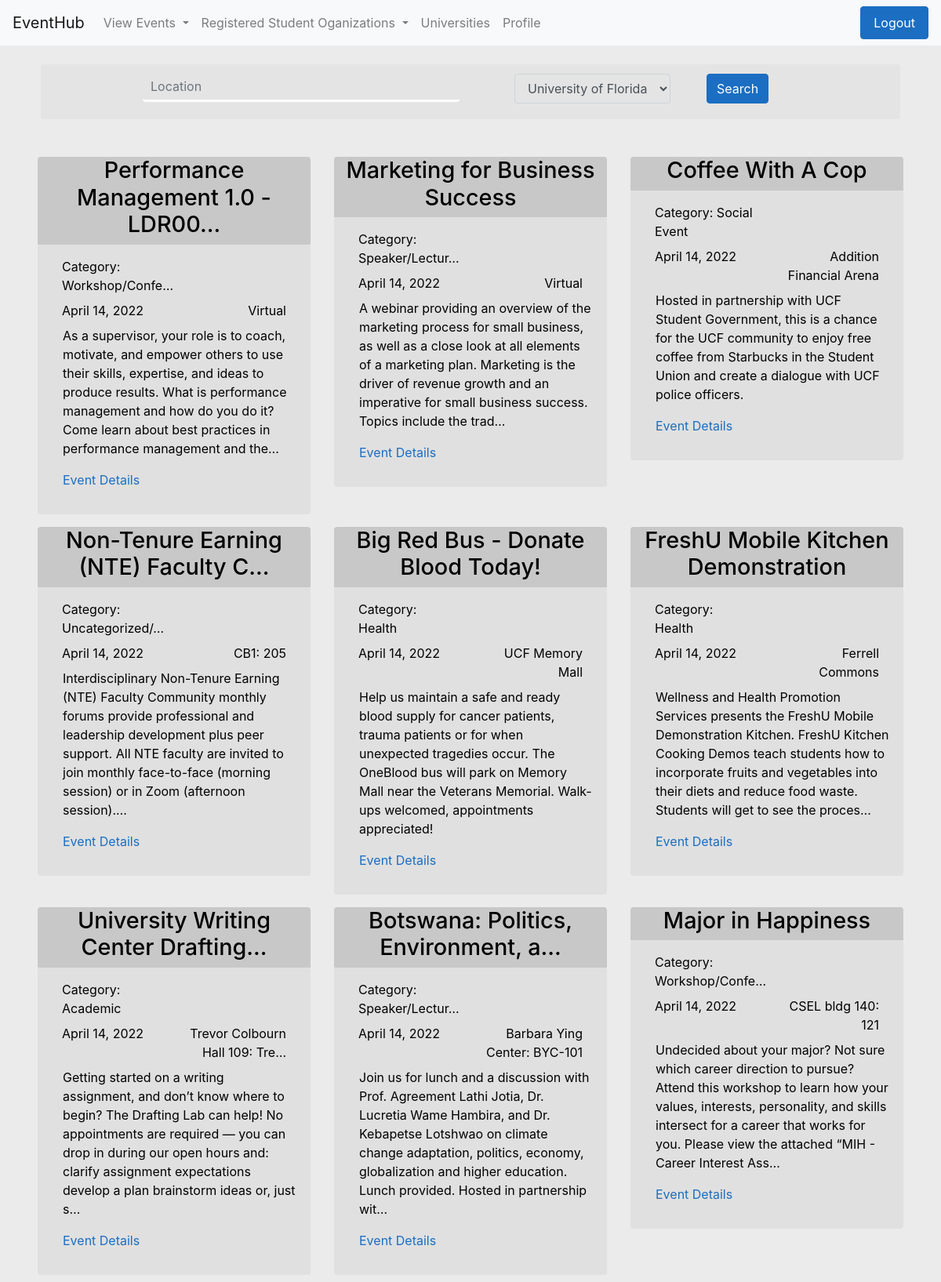
Screenshot of /Events/ (signed in, upper part) with the database file from the repository.
### Users/models.py (models this page shows, shortened)
class User(AbstractUser):
  password = models.CharField(max_length=500, null=False)
  is_admin = models.BooleanField(default=False)
  is_super_admin = models.BooleanField(default=False)
  university = models.ForeignKey(University, on_delete=models.CASCADE, null=True, blank=True)
  rsos = ManyToManyField(RsoNumber)

### Universities/models.py (models this page shows)
class University(models.Model):
  name = models.CharField(max_length = 100, null=False)
  super_admin = models.IntegerField(null=True)
  description = models.TextField()
  location = models.ForeignKey(Locations, on_delete=models.CASCADE)
  pictures = ManyToManyField(Photos)
  number_of_students = models.IntegerField()
  def __str__(self):
    return self.name

### Events/models.py (models this page shows, shortened)
class Event(models.Model):
  id = models.AutoField(primary_key=True)
  name = models.CharField(max_length = 150, null=False)
  category = models.CharField(max_length = 150, null=True)
  description = models.TextField()
  date = models.DateField(default=date.today, null=False)
  start_time = models.TimeField(null=False)
  end_time = models.TimeField(null=False)
  location = models.ForeignKey(Locations, on_delete=models.CASCADE, null=True)
  phone = PhoneField(blank=True, help_text='Contact phone number', null=False)
  email = models.CharField(max_length = 254, null=False)
  is_public = models.BooleanField(default=False)
  is_private = models.BooleanField(default=False)
  is_RSO = models.BooleanField(default=False)
  is_approved = models.BooleanField(default=False)
  university = models.ForeignKey(University, on_delete=models.CASCADE, null=True, blank=True)
  rso = models.ForeignKey(Rso, on_delete=models.CASCADE, null=True, blank=True)
  admin = models.ForeignKey(User, on_delete=models.CASCADE, null=True, blank=True)

class Locations(models.Model):
  location_name = models.CharField(max_length = 100, null=False)
  latitude = models.CharField(max_length = 100, null=False)
  longitude = models.CharField(max_length = 100, null=False)
  def __str__(self):
    return self.location_name

### Events/views.py (the view)
# urls.py: path('', views.list_events, name = 'list_events'),
@login_required(login_url='/Users/login/')
def list_events(response):
  if response.method == "POST":
    if response.POST.get("search-button"):
      is_location, location_info = search_by_location(response)
      if response.POST.get("search-university") != "No Home University":
        university = search_by_university_name(response)
        if is_location is False:
          if university is not None:
            events = Event.objects.filter(university = university)
          else:
            events = []
        else:
          if university is not None:
            events = Event.objects.filter(location = location_info, university = university)
          else:
            events = Event.objects.filter(location = location_info)
      else:
        events = Event.objects.filter(is_approved = True, is_public = True)
        university_event = Event.objects.filter(is_private = True)
        events |= university_event
  else:
    events = Event.objects.filter(is_approved = True, is_public = True)
    university_event = Event.objects.filter(university = response.user.university, is_private = True)
    events |= university_event
    rso_event = find_rso_event(response.user.rsos)
    events |= rso_event
  user_university = University.objects.filter(name = response.user.university).first()
  return render(response, 'Events/base.html', {
    'events' : events,
    'user_university': user_university,
    })

### Events/views.py (called while the page is built)
def find_rso_event(user_rsos):
  rso_event = Event.objects.none()
  all_rso = user_rsos.all()
  if len(all_rso) == 0:
    return rso_event
  for current_rso in all_rso:
    new_rso_event = Event.objects.filter(is_RSO = True, rso=current_rso.rso)
    rso_event |= new_rso_event
  return rso_event

### Events/templates/Events/base.html (shortened to what this page needs)
{% load static %}
<!DOCTYPE html>
<html lang="en">
<head>
    <link href="{% static 'Home/vendor/bootstrap/css/bootstrap.min.css' %}" rel="stylesheet">
    <link rel="stylesheet" type="text/css" href="{% static 'Events/main.css' %}">
</head>
<body class="bg-gray1">
    <nav class="navbar navbar-expand-lg navbar-light bg-light">
        <a class="navbar-brand" href="#">EventHub</a>
        <div class="collapse navbar-collapse" id="navbarSupportedContent">
            <ul class="navbar-nav mr-auto">
                <ul class="navbar-nav mr-auto">
                    {% if user.is_admin == True or user.is_super_admin == True %}
                    <li class="nav-item dropdown">
                        <a class="nav-link dropdown-toggle" href="#" id="navbarEventDropdown" role="button" data-toggle="dropdown" aria-haspopup="true" aria-expanded="false">
                            View Events
                        </a>
                    </li>
                    {% else %}
                    <li class="nav-item">
                        <a class="nav-link active" href="/Events/">View Events<span class="sr-only">(current)</span></a>
                    </li>
                    {% endif %}
                    <li class="nav-item dropdown">
                        <a class="nav-link dropdown-toggle" href="#" id="navbarRSODropdown" role="button" data-toggle="dropdown" aria-haspopup="true" aria-expanded="false">
                            Registered Student Oganizations
                        </a>
                    </li>
                    {% if user.is_super_admin == True %}
                        <li class="nav-item dropdown">
                            <a class="nav-link dropdown-toggle" href="#" id="navbarRSODropdown" role="button" data-toggle="dropdown" aria-haspopup="true" aria-expanded="false">
                                Universities
                            </a>
                            <div class="dropdown-menu" aria-labelledby="navbarDropdown">
                                <a class="dropdown-item" href="/Universities/">View Universities</a>
                                <a class="dropdown-item" href="/Universities/create">Create University</a>
                            </div>
                        </li>
                    {% else %}
                        <li class="nav-item">
                            <a class="nav-link" href="/Universities/">Universities</a>
                        </li>
                    {% endif %}
                    <li class="nav-item">
                        <a class="nav-link" href="/Users/profile">Profile</a>
                    </li>
            </ul>
        </div>
        <a class="nav-link btn btn-primary me-3" href="../../Users/logout">Logout</a>
    </nav>
    <div class="d-flex align-items-center align-content-center align-self-center w-100">
        <div class="d-flex w-100 mb-5 ml-5 mr-5 mt-4">
            <div class="text-center mb-5 w-100">
                <form method="POST">
                    <div class="row pt-2 pb-1 pl-2 pr-2 ml-1 mr-1 bg-gray2 rounded">
                        <div class="col-md-1 mt-1">
                        </div>
                        <div class="col-md-5">
                            <div class="d-flex w-100 justify-content-start">
                                <div class="text-blk text-left ml-3 w-100">
                                    <input type="search" id="search-form-location-name" name="search-form-location-name" class="form-control" placeholder="Location" style="color:black"/>
                                </div>
                            </div>
                        </div>
                        <div class="col-md-3 mt-1">
                            <div class="d-flex w-100 justify-content-end">
                                <div class="form-group">
                                    <select id="search-university" name="search-university"class="form-control bg-transparent">
                                        {% if user.university != null %}
                                            <option selected>{{ user_university }}</option>
                                        {% endif %}
                                    </select>
                                </div>
                            </div>
                        </div>
                        <div class="col-md-3 mt-1">
                            <div class="d-flex w-100 justify-content-end">
                                <div class="text-blk font-weight-bold text-left ml-3 w-100">
                                    <button type="submit" class="btn btn-primary me-3" name="search-button" value = "search-button">Search</button>
                                </div>
                            </div>
                        </div>
                    </div>
                </form>
                <div class="row mt-5">
                {% for event in events  %}
                    <div class="col-md-4">
                        <div class="card card0 bg-gray2 border-0 d-flex align-items-center align-content-center align-self-center w-100 mb-3">
                            <div class="row w-100 bg-black rounded-top text-start">
                                <div class="col-md-12 w-100">
                                    <h2 class="text-md text-blk">
                                        {% if event.name|length < 35 %}
                                        {{ event.name }}
                                        {% else %}
                                        {{ event.name|truncatechars:35 }}
                                        {% endif %}
                                    </h2>
                                </div>
                            </div>
                            <div class="row card card0 border-0 bg-gray2 d-flex align-items-center align-content-center align-self-center w-100 rounded-bottom">
                                <div class="row d-flex align-items-center align-content-center align-self-center ml-4 mr-4 mt-0 mb-2 w-100">
                                    <div class="w-100 m-2">
                                        <div class="row mb-2">
                                            <div class="col-md-12">
                                                <div class="row m-2">
                                                    <div class="col-md-6 justify-content-start">
                                                        <div class="d-flex w-100 justify-content-left">
                                                            <div class="text-blk text-left">
                                                                Category: {{ event.category|truncatechars:15 }}
                                                            </div>
                                                        </div>
                                                    </div>
                                                </div>
                                                <div class="row m-2">
                                                    <div class="col-md-6 justify-content-start">
                                                        <div class="d-flex w-100 justify-content-start">
                                                            <div class="text-blk text-left">
                                                                {{ event.date }}
                                                            </div>
                                                        </div>
                                                    </div>
                                                    <div class="col-md-6 justify-content-end">
                                                        <div class="d-flex w-100 justify-content-end">
                                                            <div class="text-blk text-right">
                                                                {{ event.location|truncatechars:30 }}
                                                            </div>
                                                        </div>
                                                    </div>
                                                </div>
                                                <div class="row ml-2 mr-2 mb-3">
                                                    <div class="d-flex w-100 justify-content-left">
                                                        <div class="text-blk text-left ml-3 overflow-hidden">
                                                            {{ event.description|truncatechars:250 }}
                                                        </div>
                                                    </div>
                                                </div>
                                                <div class="row ml-2 mr-2 mb-2">
                                                    <div class="d-flex w-100 justify-content-left">
                                                        <div class="text-blk text-left ml-3">
                                                            <a href="/Events/{{ event.id }}" class="text-orng">Event Details</a>
                                                        </div>
                                                    </div>
                                                </div>
                                            </div>
                                        </div>
                                    </div>
                                </div>
                            </div>
                        </div>
                    </div>
                {% endfor %}
                </div>
            </div>
        </div>
    </div>
</body>
</html>

### Events/static/Events/main.css (style rules this page uses)
a.navbar-brand { white-space: normal; text-align: center; word-break: break-all; }
.navbar { background: #1B6EC2; }
a { color: #1B6EC2; }
.btn-primary { color: #fff; background-color: #1b6ec2; border-color: #1B6EC2; }
html { font-size: 14px; }
@media (min-width: 768px) { html { font-size: 16px; } }
html { position: relative; min-height: 100%; }
body { background: #373737; height: 100vh; width: 100%; margin: 0; }
.text-md { font-size: 1.8rem; }
.text-orng, .text-orng:hover { color: #1B6EC2; }
.text-blk, .text-blk:hover { color: #000000; }
.bg-black { background-color: hsla(0, 0%, 23%, 0.164); }
.bg-gray1 { background-color: #ebebeb; }
.bg-gray2 { background-color: #dadada70; }
input.form-control , textarea.form-control { background-color: transparent !important; padding: 10px; border: none; border-bottom: 3px solid white; margin: 2px 1px; width: 100%; color: #ffffff; font-size: 16px; }
.form-control::placeholder, .form-control::-moz-placeholder, .form-control::-webkit-input-placeholder .form-control::-ms-input-placeholder { color: white !important; }

### rows the page displays
User: search-university "University of Florida"
Event: name "Performance Management 1.0 - LDR00…", category "Workshop/Confe…", date "April 14, 2022", location "Virtual", description "As a supervisor, your role is to coach, motivate, and empower others to use their skills, expertise, and ideas to produce results. What is performance management and how do you do it? Come learn about best practices in performance management and the…"
Event: name "Marketing for Business Success", category "Speaker/Lectur…", date "April 14, 2022", location "Virtual", description "A webinar providing an overview of the marketing process for small business, as well as a close look at all elements of a marketing plan. Marketing is the driver of revenue growth and an imperative for small business success. Topics include the trad…"
Event: name "Coffee With A Cop", category "Social Event", date "April 14, 2022", location "Addition Financial Arena", description "Hosted in partnership with UCF Student Government, this is a chance for the UCF community to enjoy free coffee from Starbucks in the Student Union and create a dialogue with UCF police officers."
Event: name "Non-Tenure Earning (NTE) Faculty C…", category "Uncategorized/…", date "April 14, 2022", location "CB1: 205", description "Interdisciplinary Non-Tenure Earning (NTE) Faculty Community monthly forums provide professional and leadership development plus peer support. All NTE faculty are invited to join monthly face-to-face (morning session) or in Zoom (afternoon session).…"
Event: name "Big Red Bus - Donate Blood Today!", category "Health", date "April 14, 2022", location "UCF Memory Mall", description "Help us maintain a safe and ready blood supply for cancer patients, trauma patients or for when unexpected tragedies occur. The OneBlood bus will park on Memory Mall near the Veterans Memorial. Walk-ups welcomed, appointments appreciated!"
Event: name "FreshU Mobile Kitchen Demonstration", category "Health", date "April 14, 2022", location "Ferrell Commons", description "Wellness and Health Promotion Services presents the FreshU Mobile Demonstration Kitchen. FreshU Kitchen Cooking Demos teach students how to incorporate fruits and vegetables into their diets and reduce food waste. Students will get to see the proces…"
Event: name "University Writing Center Drafting…", category "Academic", date "April 14, 2022", location "Trevor Colbourn Hall 109: Tre…", description "Getting started on a writing assignment, and don’t know where to begin? The Drafting Lab can help! No appointments are required — you can drop in during our open hours and: clarify assignment expectations develop a plan brainstorm ideas or, just s…"
Event: name "Botswana: Politics, Environment, a…", category "Speaker/Lectur…", date "April 14, 2022", location "Barbara Ying Center: BYC-101", description "Join us for lunch and a discussion with Prof. Agreement Lathi Jotia, Dr. Lucretia Wame Hambira, and Dr. Kebapetse Lotshwao on climate change adaptation, politics, economy, globalization and higher education. Lunch provided. Hosted in partnership wit…"
Event: name "Major in Happiness", category "Workshop/Confe…", date "April 14, 2022", location "CSEL bldg 140: 121", description "Undecided about your major? Not sure which career direction to pursue? Attend this workshop to learn how your values, interests, personality, and skills intersect for a career that works for you. Please view the attached “MIH - Career Interest Ass…"
